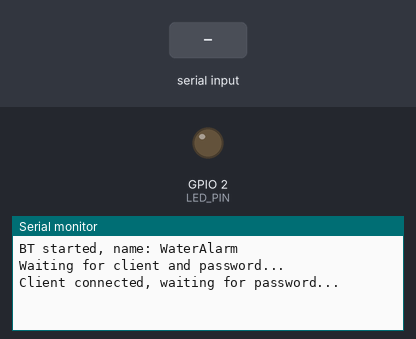
A sketch run on a simulated ESP32. Shown: output pins drawn as LEDs (lit = HIGH), the last lines printed to the serial monitor. The inputs (shaded band) are chosen by the test bench. Nothing arrives over Bluetooth unless stated.

Above: at 1.2 s.
1.3 s: "SYSTEM ON\n" received over the second serial link
At 1.46 s:
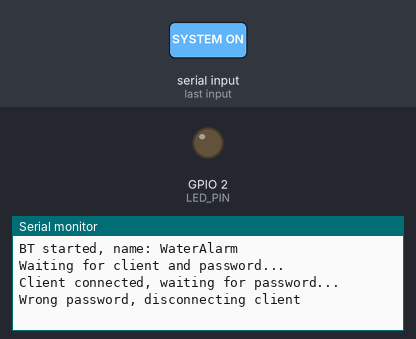
At 2.7 s:
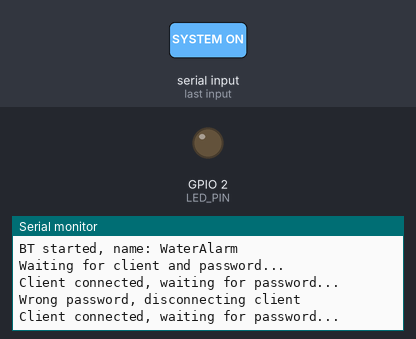

The sketch:

BLE_ESP32_DIODE.ino
```cpp
// Project name: AquaGuard

#include "BluetoothSerial.h"

BluetoothSerial SerialBT;
String device_name = "WaterAlarm";

// UART2 pins for communication with STM32
#define RXD2 16
#define TXD2 17

#define LED_PIN 2 // LED

// PASS
const String PASSWORD = "11111";

// Flag PASS
bool clientAuthorized = false;

void setup()
{
  pinMode(LED_PIN, OUTPUT);
  digitalWrite(LED_PIN, LOW);

  Serial.begin(115200);
  Serial2.begin(115200, SERIAL_8N1, RXD2, TXD2);
  while (Serial2.available()) Serial2.read(); // Flush any garbage data from STM32

  SerialBT.begin(device_name);
  Serial.println("BT started, name: " + device_name);
  Serial.println("Waiting for client and password...");
}

void loop()
{
  // If there is a connected client that is not yet authorized
  if (SerialBT.hasClient() && !clientAuthorized) {
    // Pass
    SerialBT.println("Enter password:");
    Serial.println("Client connected, waiting for password...");

    // Waiting for a response
    unsigned long start = millis();
    String response = "";
    while (millis() - start < 100000) {
      if (SerialBT.available()) {
        char c = SerialBT.read();
        if (c == '\n' || c == '\r') continue;
        response += c;

        if (response.length() >= PASSWORD.length()) {
          break;
        }
      }
      delay(10);
    }

    // PASS (TRUE/FALSE)
    response.trim();
    if (response == PASSWORD) {
      clientAuthorized = true;
      SerialBT.println("OK - Access granted");
      Serial.println("Client authorized");
    } else {
      SerialBT.println("Wrong password! Disconnecting...");
      Serial.println("Wrong password, disconnecting client");
      delay(100);
      SerialBT.disconnect();
      clientAuthorized = false;
    }
  }

  // If the client is authorized, normal operation
  if (clientAuthorized && SerialBT.hasClient()) {
    // Receive data from STM32
    if (Serial2.available()) {
      String message = Serial2.readStringUntil('\n');
      message.trim();

      if (message.length() > 0) {
        // Accept only known messages, ignore noise
        if (message.startsWith("SYSTEM ON")  || message.startsWith("SYSTEM OFF") ||
            message.startsWith("WARNING")    || message.startsWith("GOOD")) {
          // Print to debug console and send via Bluetooth
          Serial.println("STM32 -> BT: " + message);
          SerialBT.println(message);
        }
      }
    }

    // Receive commands from phone via Bluetooth
    if (SerialBT.available()) {
      byte cmd = SerialBT.read();
      Serial.write(cmd);
      if (cmd == '1') {
        digitalWrite(LED_PIN, HIGH);
        Serial.println("LED ON");
      } else if (cmd == '0') {
        digitalWrite(LED_PIN, LOW);
        Serial.println("LED OFF");
      }
    }
  } else {
    // If the client disconnects, we reset the authorization
    clientAuthorized = false;
  }

  delay(20);
}
```

Measured:
- after the input at 1.3 s, the serial monitor: prints a new line at once (image 1)
